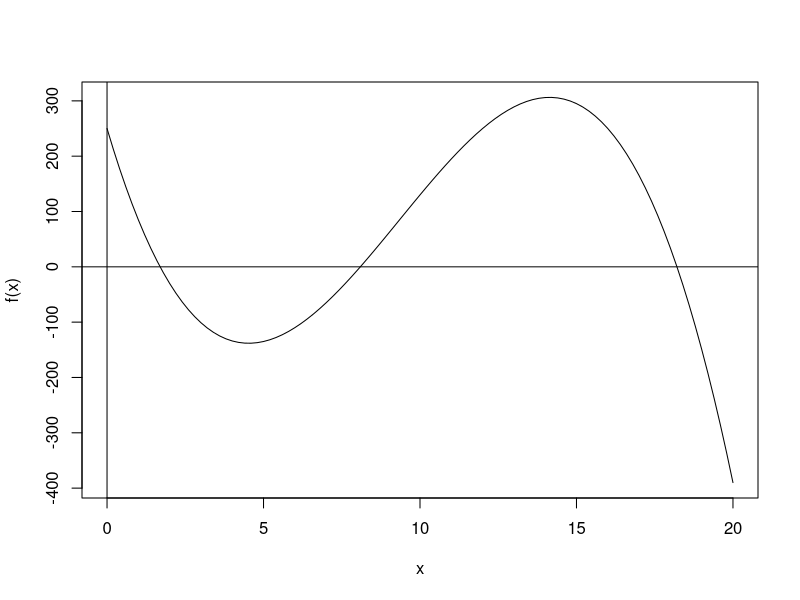
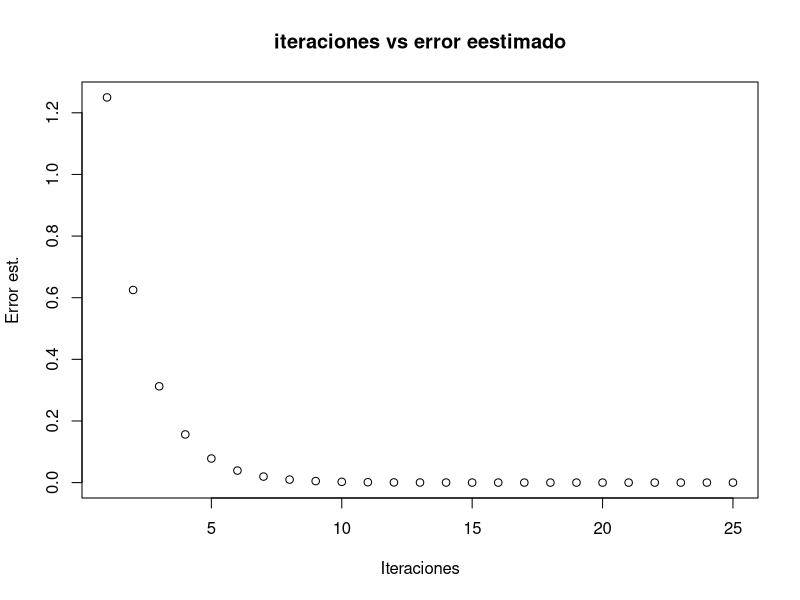
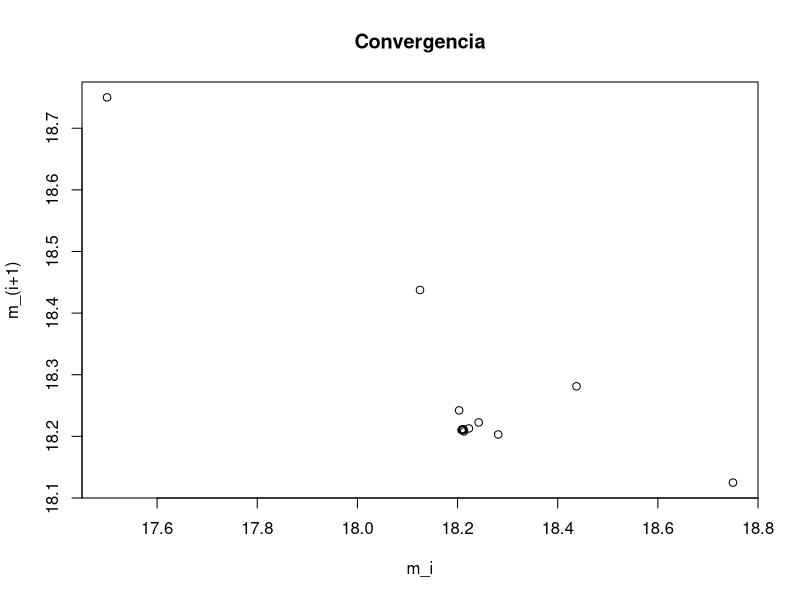
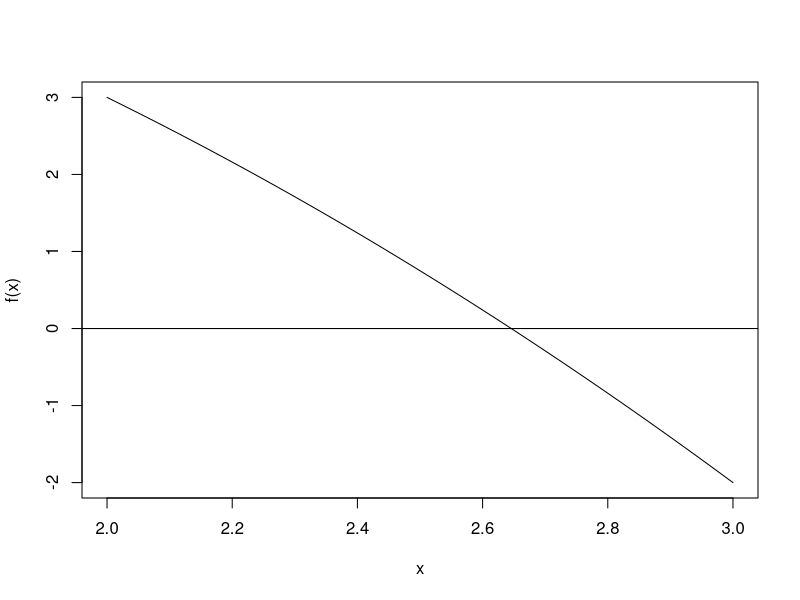

These figures' R source, in order:
## ---- chunk 1
biseccion = function(f, xa, xb, tol){
  if( sign(f(xa)) == sign(f(xb)) ){ stop("f(xa) y f(xb) tienen el mismo signo") }
  a = min(xa,xb)
  b = max(xa,xb)
  k = 0
  
  #k es el numero de iteraciones
  a_c <- c()
  b_c <- c()
  m_c <- c()
  dx <- c()
  
  repeat{
    m = a + 0.5*(b-a)
    m_c = c(m_c, m)
    
    if( f(m)==0 ){ 
      lista = list("a_c" = a_c, "b_c" = b_c, "m_c" = m_c, "i" = k, "resultado" = m, "dx" = dx)
      return(lista)  
    }
    
    if( sign(f(a)) != sign(f(m)) ){
      b = m
    } else { a = m }
    
    a_c = c(a_c,a)
    b_c = c(b_c,b)
    
    dx = c(dx,(b-a)/2) #error estimado
    
    k = k+1
    
    #until
    if( dx[k] < tol ){
      lista = list("a_c" = a_c, "b_c" = b_c, "m_c" = m_c, "i" = k, "resultado" = m, "dx" = dx)
      return(lista)
      break;
    }
  } #repeat
}
## ---- chunk 2
f = function(x) (-x)^3+28*x^2-192*x+250
curve(f, 0,20); abline(h=0, v=0) #gráfico para decidir un intervalo
## ---- chunk 3
resultados <- biseccion(f, 0, 5, 1e-7)

cat("Cero de f en [0,5] es approx: ",resultados$resultado, "con error <=", resultados$dx[resultados$i],"\n")

resultados <- biseccion(f, 5, 10, 1e-7)

cat("Cero de f en [5,10] es approx: ",resultados$resultado, "con error <=", resultados$dx[resultados$i],"\n")

resultados <- biseccion(f, 15, 20, 1e-7)

cat("Cero de f en [15,20] es approx: ",resultados$resultado, "con error <=", resultados$dx[resultados$i],"\n")
## ---- chunk 4
tabla <- data.frame(
  "iteraciones" = 1:resultados$i,
  "a" = resultados$a_c,
  "b" = resultados$b_c,
  "m" = resultados$m_c,
  "Error est." = resultados$dx
)

print(tabla)
## ---- chunk 5
plot(x = 1:length(resultados$a_c), y = resultados$dx, xlab = "Iteraciones", ylab = "Error est.", main = "iteraciones vs error eestimado")

## ---- chunk 6

m_i =  resultados$m_c[-length(resultados$m_c)]
m_i2 = resultados$m_c
m_i2 = m_i2[-1]

plot(x =m_i, y =m_i2, xlab = "m_i", ylab = "m_(i+1)", main = "Convergencia")
## ---- chunk 7
resultados <- biseccion(f, 1, 30, 1e-7)

cat("Cero de f en [0,20] es approx: ",resultados$resultado, "con error <=", resultados$dx[resultados$i],"\n")
## ---- chunk 8
f = function(x) 7-x^2
curve(f, 2,3); abline(h=0, v=0) #gráfico para decidir un intervalo
## ---- chunk 9
resultados <- biseccion(f, 2, 3, 1e-7)
cat("Cero de f en [2,3] es approx: ",resultados$resultado, "con error <=", resultados$dx[resultados$i],"\n")

## ---- chunk 10
a = c(2:0)
b = c(3:5)
iter = c()
error =c()
n = 1

for(num in b){
  iter = c(iter,biseccion(f, a[n], b[n], 1e-7)$i)
  error = c(error,biseccion(f, a[n], b[n], 1e-7)$dx[iter[n]])
  n = n+1
}

tabla <- data.frame(
  "a" = a,
  "b"= b,
  "b-a"= b-a,
  "iteraciones" = iter,
  "Error est." = error
)

print(tabla)
## ---- chunk 11
cat("Numero minimo de estimaciones esperada para sacar la raiz de el interavalo [2,3]:", log((3-2)/1e-7)/log(2))
